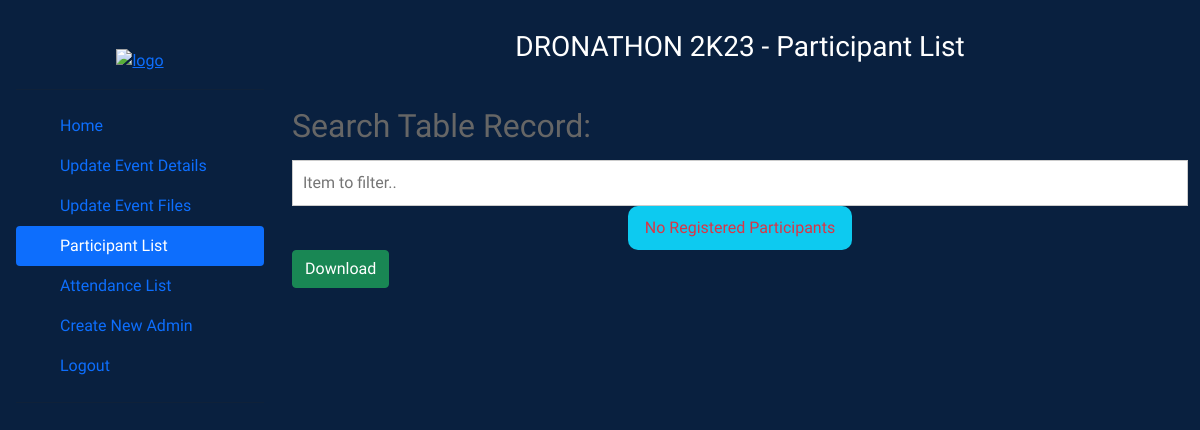
Page /admin/admin-participat-list.php (signed in) on the earlier database version.
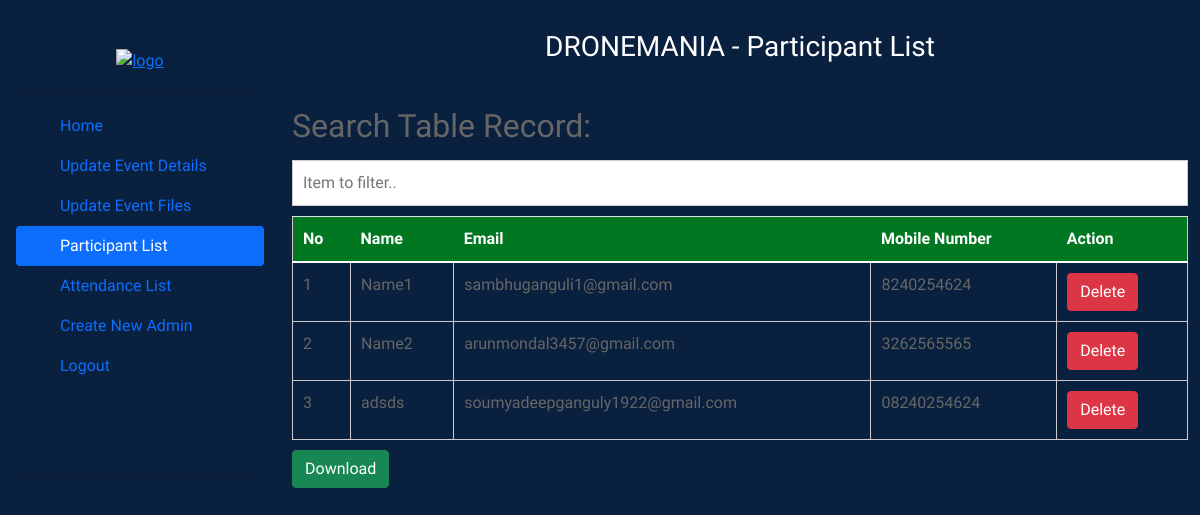
Same page on the later database version.
### tables this page shows
CREATE TABLE `participant` (
  `p_email` varchar(100) NOT NULL,
  `p_name` varchar(20) NOT NULL,
  `mobile` varchar(15) NOT NULL,
  `qr_image` varchar(50) NOT NULL,
  `attendance` int(1) NOT NULL DEFAULT 0,
  `entry_time` time NOT NULL,
  `event_id` varchar(10) NOT NULL,
  `department` varchar(100) DEFAULT NULL,
  `collage` varchar(100) DEFAULT NULL
);

### admin/admin-participat-list.php (the view, shortened to what the changed rows need)
<?php
include "../database/db_conn.php";
?>
<!DOCTYPE html>
<html lang="en">
<head>
    <link rel="stylesheet" href="https://maxcdn.bootstrapcdn.com/bootstrap/4.0.0/css/bootstrap.min.css"
 />
    <link rel="stylesheet" href="https://use.fontawesome.com/releases/v5.3.1/css/all.css"
 />
    <link href="//maxcdn.bootstrapcdn.com/bootstrap/4.0.0/css/bootstrap.min.css" rel="stylesheet" id="bootstrap-css" />
    <link href="https://cdn.jsdelivr.net/npm/bootstrap@5.0.2/dist/css/bootstrap.min.css" rel="stylesheet">
    <link rel="stylesheet" href="https://cdn.jsdelivr.net/npm/bootstrap-icons@1.5.0/font/bootstrap-icons.css">
    <link rel="stylesheet" href="./css/admin.css">
</head>
<body>
    <div class="d-flex flex-row">
    <?php
    if (isset($_SESSION['event_id']) && isset($_SESSION['a_email']) && isset($_SESSION['event_name']) && isset($_SESSION['organizer'])) {
        $event_id = $_SESSION['event_id'];
        $event_name=$_SESSION['event_name'];
        ?>
    <div class="container">
        <div style="padding-bottom: 20px;" id="admin-heading">
            <h3><?php echo $event_name; ?> - Participant List</h3>
        </div>
        <h2 class="cd-title">Search Table Record:</h2>
        <input type="text" class="cd-search table-filter" data-table="order-table" placeholder="Item to filter.." />
        <div id="participant-list" class="participant-list">
            <?php
                $sql = "SELECT * FROM participant WHERE event_id='{$event_id}'";
                $result = $conn->query($sql);
                $row_count = 1;
                if ($result->num_rows > 0) {
                    echo "
                         <table class='cd-table order-table table'>
                             <thead>
                                 <tr>
                                     <th>No</th>
                                     <th>Name</th>
                                     <th>Email</th>
                                     <th>Mobile Number</th>
                                     <th>Action</th>
                                 </tr>
                             </thead>
                             <tbody>
                     ";
                    while ($row = $result->fetch_assoc()) {
                        echo "<tr><td>" . "$row_count" . "</td><td>" . $row["p_name"] . "</td><td>" . $row["p_email"] . "</td><td>" . $row["mobile"] . "</td>";
                        $row_count++;
                ?>
            <td> <a class="btn btn-danger"
                    href="../delete/delete-participant.php?event_id=<?php echo $row['event_id'] ?>&p_email=<?php echo $row['p_email'] ?>">Delete</a>
            </td>
            </tr>
            <?php
                    }
                } else {
                    echo  "<div style=\" padding: 10px; display:flex; margin: auto; align-items: center; border-radius: 10px; font-size: medium; font-weight: lighter;\" id=\"pre\" class=\"w-25 container info text-center bg-info\"> <p class=\"text-danger\" style=\"margin: auto;\" >No Registered Participants</p></div>";
                }
                ?>
            </tbody>
            </table>
            <form style="display: inline-block;" method="post" action="../export/export-participant.php">
                <input class="btn btn-success" type="submit" name="export" value="Download">
            </form>
            <br>
            <br>
        </div>
    </div>
</div>
</body>
</html>
<?php
    } else {
        header("location:../signup-login/login.php");
    }
?>

Differences in the rows shown:
added participant: p_name "Name1", p_email "sambhuganguli1@gmail.com", mobile "8240254624"
added participant: p_name "Name2", p_email "arunmondal3457@gmail.com", mobile "3262565565"
added participant: p_name "adsds", p_email "soumyadeepganguly1922@gmail.com", mobile "08240254624"
Other differences:
$event_name: "DRONATHON 2K23" → "DRONEMANIA"
text no longer shown: "No Registered Participants"
text now shown: "No Name Email Mobile Number Action"
